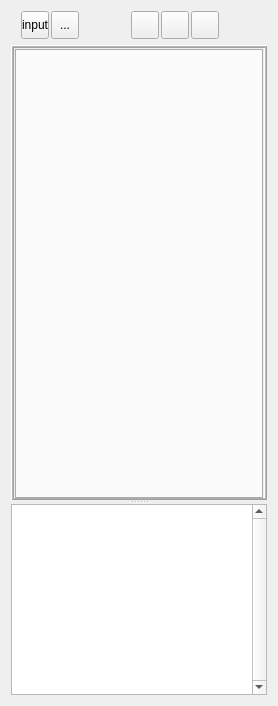
  <widget class="QWidget" name="centralwidget">
   <layout class="QGridLayout" name="gridLayout">
    <item row="0" column="0">
     <widget class="QFrame" name="frame">
      <property name="minimumSize">
       <size>
        <width>0</width>
        <height>28</height>
       </size>
      </property>
      <property name="maximumSize">
       <size>
        <width>16777215</width>
        <height>28</height>
       </size>
      </property>
      <property name="frameShape">
       <enum>QFrame::NoFrame</enum>
      </property>
      <property name="frameShadow">
       <enum>QFrame::Raised</enum>
      </property>
      <widget class="QToolButton" name="btnInput">
       <property name="geometry">
        <rect>
         <x>10</x>
         <y>0</y>
         <width>28</width>
         <height>28</height>
        </rect>
       </property>
       <property name="focusPolicy">
        <enum>Qt::WheelFocus</enum>
       </property>
       <property name="toolTip">
        <string>Left dock</string>
       </property>
       <property name="layoutDirection">
        <enum>Qt::LeftToRight</enum>
       </property>
       <property name="text">
        <string>input</string>
       </property>
       <property name="icon">
        <iconset resource="ResourceFiles/icons.qrc">
         <normaloff>:/newPrefix/images/input.png</normaloff>:/newPrefix/images/input.png</iconset>
       </property>
       <property name="iconSize">
        <size>
         <width>18</width>
         <height>18</height>
        </size>
       </property>
      </widget>
      <widget class="QToolButton" name="btnOutput">
       <property name="geometry">
        <rect>
         <x>40</x>
         <y>0</y>
         <width>28</width>
         <height>28</height>
        </rect>
       </property>
       <property name="focusPolicy">
        <enum>Qt::WheelFocus</enum>
       </property>
       <property name="toolTip">
        <string>Right dock</string>
       </property>
       <property name="text">
        <string>...</string>
       </property>
       <property name="icon">
        <iconset resource="ResourceFiles/icons.qrc">
         <normaloff>:/newPrefix/images/output.png</normaloff>:/newPrefix/images/output.png</iconset>
       </property>
       <property name="iconSize">
        <size>
         <width>18</width>
         <height>18</height>
        </size>
       </property>
      </widget>
      <widget class="QCheckBox" name="btn3D">
       <property name="geometry">
        <rect>
         <x>280</x>
         <y>0</y>
         <width>81</width>
         <height>28</height>
        </rect>
       </property>
       <property name="font">
        <font>
         <family>Arial</family>
         <pointsize>11</pointsize>
         <weight>75</weight>
         <italic>false</italic>
         <bold>true</bold>
         <underline>false</underline>
         <strikeout>false</strikeout>
        </font>
       </property>
       <property name="focusPolicy">
        <enum>Qt::WheelFocus</enum>
       </property>
       <property name="toolTip">
        <string>3D Model</string>
       </property>
       <property name="text">
        <string>Model</string>
       </property>
      </widget>
      <widget class="QCheckBox" name="chkBxBeam">
       <property name="geometry">
        <rect>
         <x>390</x>
         <y>0</y>
         <width>81</width>
         <height>29</height>
        </rect>
       </property>
       <property name="font">
        <font>
         <family>Arial</family>
         <pointsize>11</pointsize>
         <weight>75</weight>
         <italic>false</italic>
         <bold>true</bold>
        </font>
       </property>
       <property name="focusPolicy">
        <enum>Qt::WheelFocus</enum>
       </property>
       <property name="toolTip">
        <string>Beam only</string>
       </property>
       <property name="text">
        <string>Beam</string>
       </property>
      </widget>
      <widget class="QCheckBox" name="chkBxCol">
       <property name="geometry">
        <rect>
         <x>480</x>
         <y>0</y>
         <width>91</width>
         <height>29</height>
        </rect>
       </property>
       <property name="font">
        <font>
         <family>Arial</family>
         <pointsize>11</pointsize>
         <weight>75</weight>
         <italic>false</italic>
         <bold>true</bold>
        </font>
       </property>
       <property name="focusPolicy">
        <enum>Qt::WheelFocus</enum>
       </property>
       <property name="toolTip">
        <string>Column only</string>
       </property>
       <property name="text">
        <string>Column</string>
       </property>
      </widget>
      <widget class="QCheckBox" name="chkBxSeatAngle">
       <property name="geometry">
        <rect>
         <x>590</x>
         <y>0</y>
         <width>121</width>
         <height>29</height>
        </rect>
       </property>
       <property name="font">
        <font>
         <family>Arial</family>
         <pointsize>11</pointsize>
         <weight>75</weight>
         <italic>false</italic>
         <bold>true</bold>
        </font>
       </property>
       <property name="focusPolicy">
        <enum>Qt::WheelFocus</enum>
       </property>
       <property name="toolTip">
        <string>Seat Angle only</string>
       </property>
       <property name="text">
        <string>Seat Angle</string>
       </property>
      </widget>
      <widget class="QToolButton" name="btn_front">
       <property name="geometry">
        <rect>
         <x>120</x>
         <y>0</y>
         <width>28</width>
         <height>28</height>
        </rect>
       </property>
       <property name="font">
        <font>
         <pointsize>10</pointsize>
         <weight>75</weight>
         <bold>true</bold>
        </font>
       </property>
       <property name="focusPolicy">
        <enum>Qt::WheelFocus</enum>
       </property>
       <property name="acceptDrops">
        <bool>false</bool>
       </property>
       <property name="toolTip">
        <string>Front View</string>
       </property>
       <property name="text">
        <string/>
       </property>
       <property name="icon">
        <iconset resource="ResourceFiles/icons.qrc">
         <normaloff>:/newPrefix/images/Z-X.png</normaloff>:/newPrefix/images/Z-X.png</iconset>
       </property>
       <property name="iconSize">
        <size>
         <width>22</width>
         <height>22</height>
        </size>
       </property>
       <property name="checkable">
        <bool>true</bool>
       </property>
      </widget>
      <widget class="QToolButton" name="btn_top">
       <property name="geometry">
        <rect>
         <x>150</x>
         <y>0</y>
         <width>28</width>
         <height>28</height>
        </rect>
       </property>
       <property name="font">
        <font>
         <pointsize>10</pointsize>
         <weight>75</weight>
         <bold>true</bold>
        </font>
       </property>
       <property name="focusPolicy">
        <enum>Qt::WheelFocus</enum>
       </property>
       <property name="toolTip">
        <string>Top View</string>
       </property>
       <property name="text">
        <string/>
       </property>
       <property name="icon">
        <iconset resource="ResourceFiles/icons.qrc">
         <normaloff>:/newPrefix/images/X-Y.png</normaloff>:/newPrefix/images/X-Y.png</iconset>
       </property>
       <property name="iconSize">
        <size>
         <width>22</width>
         <height>23</height>
        </size>
       </property>
       <property name="checkable">
        <bool>true</bool>
       </property>
      </widget>
      <widget class="QToolButton" name="btn_side">
       <property name="geometry">
        <rect>
         <x>180</x>
         <y>0</y>
         <width>28</width>
         <height>28</height>
        </rect>
       </property>
       <property name="font">
        <font>
         <pointsize>10</pointsize>
         <weight>75</weight>
         <bold>true</bold>
        </font>
       </property>
       <property name="focusPolicy">
        <enum>Qt::WheelFocus</enum>
       </property>
       <property name="toolTip">
        <string>Side View</string>
       </property>
       <property name="text">
        <string/>
       </property>
       <property name="icon">
        <iconset resource="ResourceFiles/icons.qrc">
         <normaloff>:/newPrefix/images/Z-Y.png</normaloff>:/newPrefix/images/Z-Y.png</iconset>
       </property>
       <property name="iconSize">
        <size>
         <width>22</width>
         <height>22</height>
        </size>
       </property>
       <property name="checkable">
        <bool>true</bool>
       </property>
      </widget>
     </widget>
    </item>
    <item row="1" column="0">
     <widget class="QSplitter" name="splitter">
      <property name="orientation">
       <enum>Qt::Vertical</enum>
      </property>
      <widget class="QFrame" name="frame_2">
       <property name="minimumSize">
        <size>
         <width>0</width>
         <height>100</height>
        </size>
       </property>
       <property name="frameShape">
        <enum>QFrame::Box</enum>
       </property>
       <property name="frameShadow">
        <enum>QFrame::Raised</enum>
       </property>
       <property name="lineWidth">
        <number>1</number>
       </property>
       <property name="midLineWidth">
        <number>1</number>
       </property>
       <layout class="QVBoxLayout" name="verticalLayout">
        <property name="margin">
         <number>1</number>
        </property>
        <item>
         <widget class="QTabWidget" name="mytabWidget">
          <property name="minimumSize">
           <size>
            <width>0</width>
            <height>450</height>
           </size>
          </property>
          <property name="font">
           <font>
            <pointsize>8</pointsize>
           </font>
          </property>
          <property name="focusPolicy">
           <enum>Qt::NoFocus</enum>
          </property>
          <property name="styleSheet">
           <string notr="true">QTabBar::tab { height: 75px; width: 1px;  }</string>
          </property>
          <property name="tabPosition">
           <enum>QTabWidget::West</enum>
          </property>
          <property name="currentIndex">
           <number>-1</number>
          </property>
         </widget>
        </item>
       </layout>
      </widget>
      <widget class="QTextEdit" name="textEdit">
       <property name="minimumSize">
        <size>
         <width>0</width>
         <height>125</height>
        </size>
       </property>
       <property name="maximumSize">
        <size>
         <width>16777215</width>
         <height>16777215</height>
        </size>
       </property>
       <property name="verticalScrollBarPolicy">
        <enum>Qt::ScrollBarAlwaysOn</enum>
       </property>
       <property name="readOnly">
        <bool>true</bool>
       </property>
       <property name="overwriteMode">
        <bool>true</bool>
       </property>
      </widget>
     </widget>
    </item>
   </layout>
  </widget>
